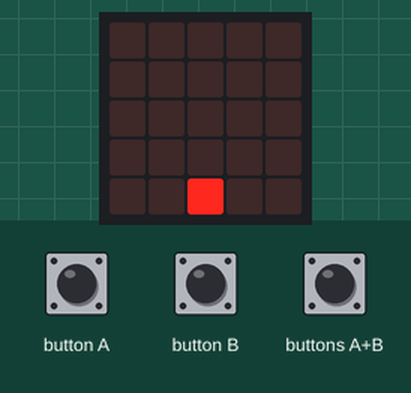
Simulated run of this program. Board: BBC micro:bit (MakeCode). Parts: the board's 5×5 LED display. Inputs (shaded band) come from the test bench. Random numbers come from a fixed seed.

Above: at 1.2 s.
1.3 s: buttons A+B pressed for 0.15 s
At 3.1 s:
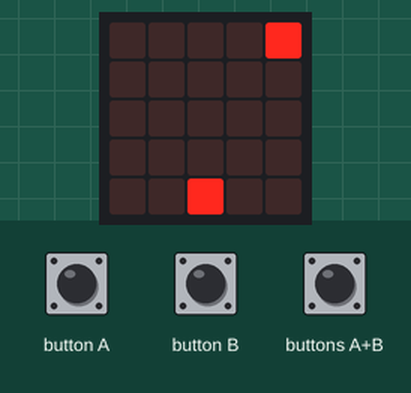
4.4 s: button A pressed for 0.15 s
At 5.8 s:
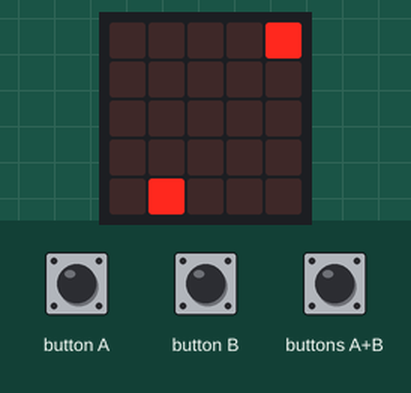
7.5 s: button B pressed for 0.15 s
At 8.9 s:
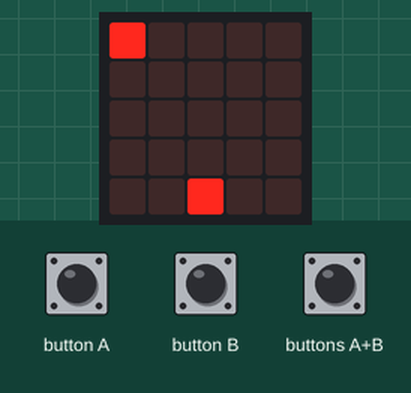
10.6 s: button B pressed for 0.15 s
At 11.8 s:
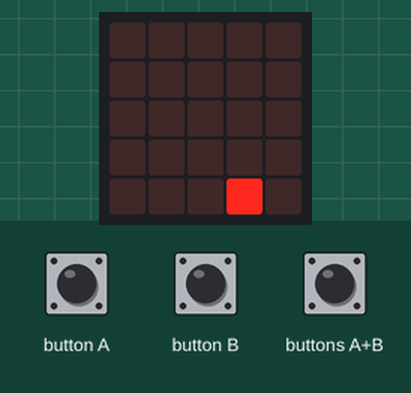
13.7 s: button B pressed for 0.15 s
At 15.3 s:
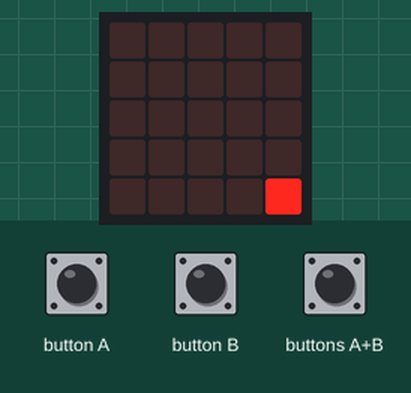
16.8 s: button A pressed 5 times (0.12 s each, 0.3 s apart)
At 20.1 s:
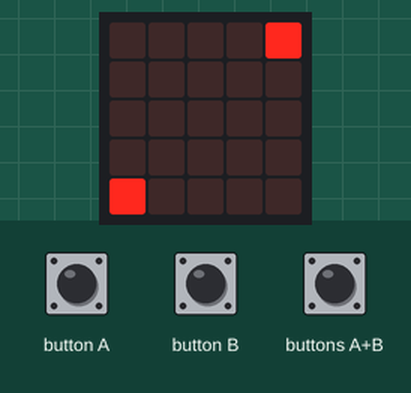
Timing chart, 0 to 21.6 s (numbered marks = the images above; inputs shaded):
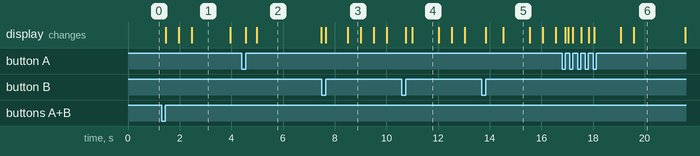

The program:

main.ts
```typescript
input.onButtonPressed(Button.A, function () {
    monkey.move(-1)
})
input.onButtonPressed(Button.AB, function () {
    run = 1
    time = 500
})
input.onButtonPressed(Button.B, function () {
    monkey.move(1)
})
let banana: game.LedSprite = null
let time = 0
let run = 0
let monkey: game.LedSprite = null
monkey = game.createSprite(2, 4)
run = 0
basic.forever(function () {
    if (run == 1) {
        banana = game.createSprite(randint(0, 4), 0)
        for (let index = 0; index <= 4; index++) {
            banana.move(index)
            basic.pause(500)
        }
        banana.delete()
        basic.pause(1000)
    }
})
```

test.ts
```typescript
// 在這裡測試；當此封包作為擴充功能時，將不會編譯此內容。
```

Measured:
- after the input at 1.3 s, the display: first changes after 0.16 s (image 1 shows a later state)
- what the display in image 1 shows lasts 1.5 s, from 2.5 s to 4.0 s
- what the display in image 2 shows lasts 2.5 s, from 5.0 s to 7.5 s
- what the display in image 3 shows lasts 0.5 s, from 8.5 s to 9.0 s
- what the display in image 4 shows lasts 1.0 s, from 11.0 s to 12.0 s
